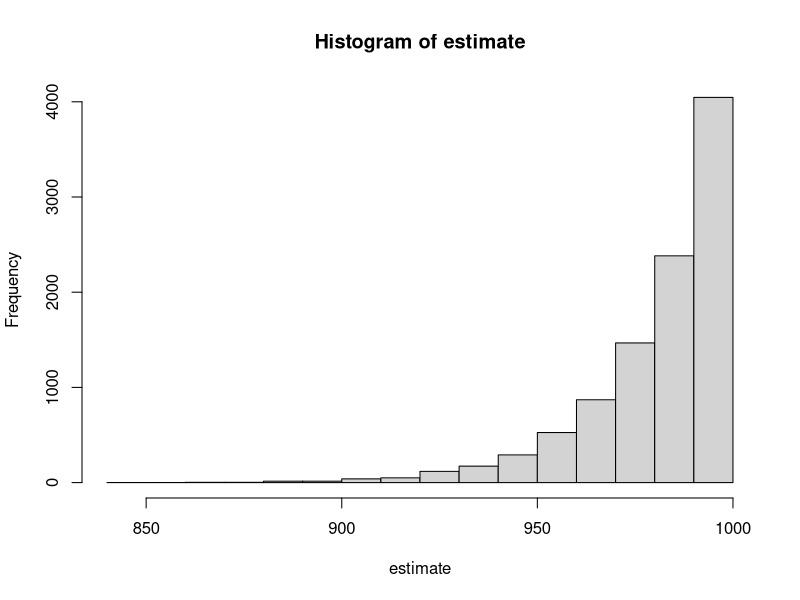
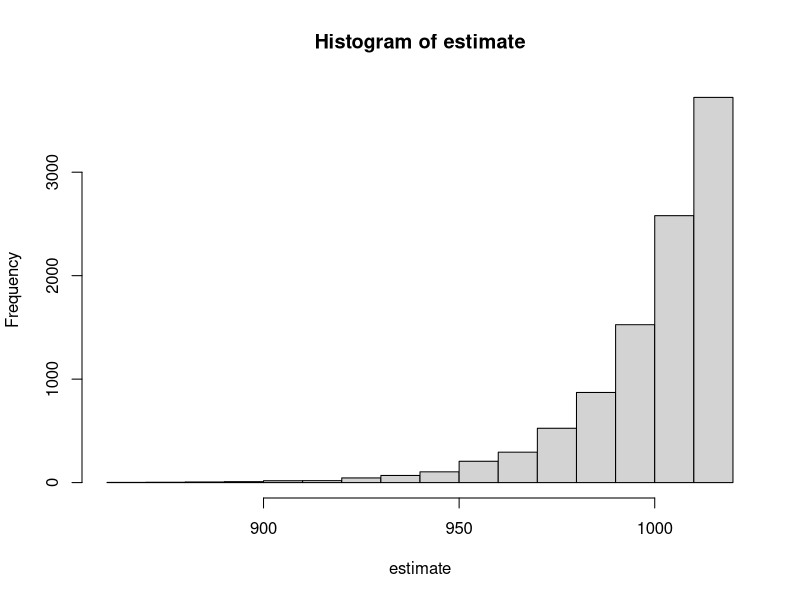
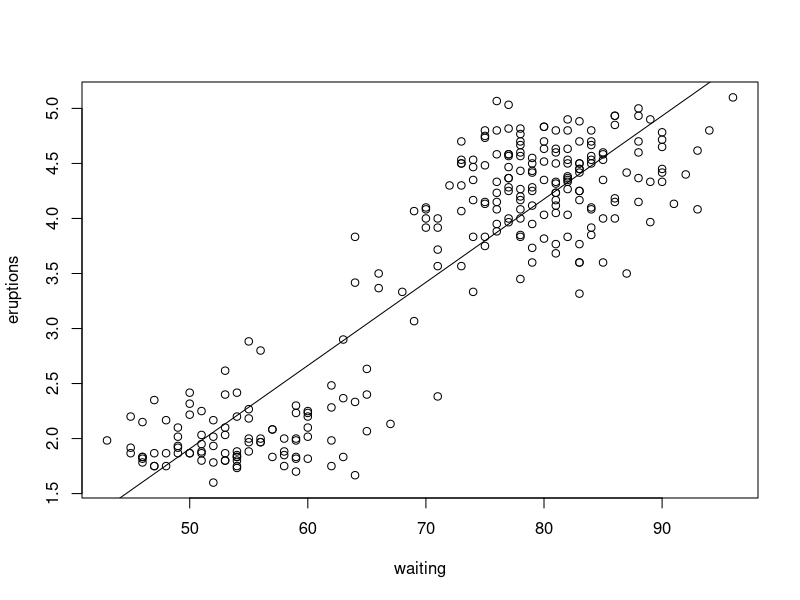

R code for these plots, in order:
###
# PROBLEM 1
###

# PROBLEM 1a
#
# This will be biased, and it will be too low, generally.
# The reason is that we are constantly estimating the total
# based on the highest number we've found, yet, we will
# likely not have found the highest number unless we sample
# a LOT of iPeds.

# PROBLEM 1b
estimate.max = function()
{
	estimateOfN = matrix(, 10000)
	for(i in 1:10000)
	{
		sampling = matrix(sample(1:1000, 50, replace=F), 1, 50)
		maxs = apply(sampling, 1, FUN=max)
		#print(maxs)
		estimateOfN[i] <- maxs
	}
	estimateOfN
}
estimate = estimate.max()
hist(estimate)

# PROBLEM 1c
paste("1(c) Average of max estimates: ", apply(estimate, 2, FUN=mean))

# PROBLEM 1d
estimate.custom = function()
{
	estimateOfN = matrix(, 10000)
	for(i in 1:10000)
	{
		sampling = matrix(sample(1:1000, 50, replace=F), 1, 50)
		maxs = apply(sampling, 1, FUN=max)
		estimateOfN[i] <- (51/50) * maxs[1] - 1
	}
	estimateOfN
}
estimate = estimate.custom()
hist(estimate)

# PROBLEM 1e
#
# E[N^] = (k+1)/k*E[M_k] - 1


# PROBLEM 1f
paste("1(f) Average of custom function: ", apply(estimate, 2, FUN=mean))

###
# PROBLEM 2
###

# PROBLEM 2a
upper = mean(morley$Speed) + (qt(1-0.5*0.05, 99))*(sqrt(var(morley$Speed))/sqrt(100))
lower = mean(morley$Speed) - (qt(1-0.5*0.05, 99))*(sqrt(var(morley$Speed))/sqrt(100))
paste("2(a) Lower: ", lower, " Upper: ", upper)

# PROBLEM 2b
#
# No, not all the experiments are in this interval.

# PROBLEM 2c
#
# The speed of light is not in this interval.

# PROBLEM 2d
#
# An estimator is used to estimate an unknown parameter in some statistical model.
# It is not an absolute indicator of the empirical phenomena they are supposed to
# model, because it cannot be independent of the experimental constraints that
# bind it.

###
# PROBLEM 3
###

# PROBLEM 3a
my.regression = function(x, y)
{
	slope = (length(x)*sum(x*y) - sum(x)*sum(y))/(length(x)*sum(x^2) - (sum(x))^2)
	intercept = mean(y) - slope*mean(x)
	c(slope, intercept)
}

# Plot old faithful scatter, calculate line, and plot against it
plot(eruptions ~ waiting, data=faithful)
line = my.regression(faithful$waiting, faithful$eruptions)
abline(line[2], line[1])

# PROBLEM 3b
#
# Around 4 minutes.

# PROBLEM 3c
#
# Run and see for yourself that it works:
faithful.model= lm(eruptions ~ waiting, data=faithful)
print("lm results: ")
print(faithful.model$coefficients)
paste("my coefficient: ", line[2], " my intercept: ", line[1])

